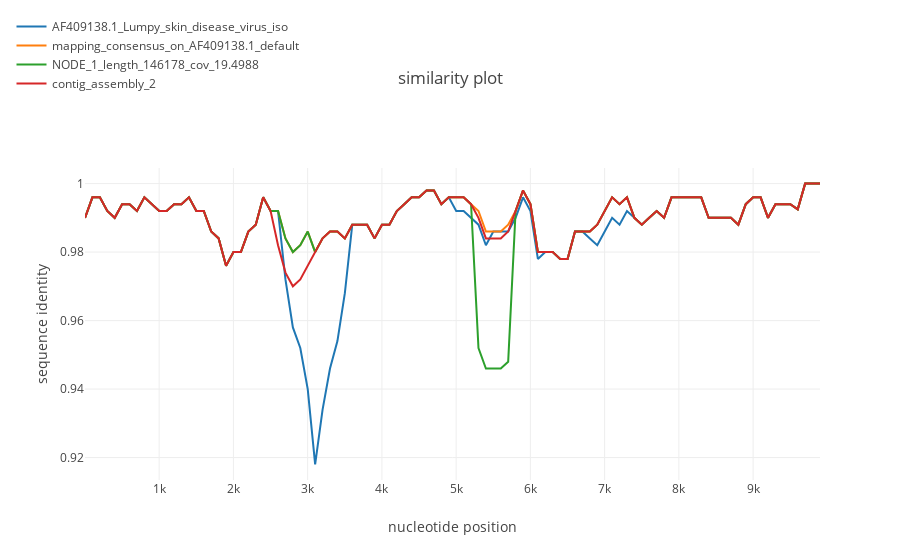

Notebook code cell kept with this figure:
### Code cell
data = simgen("../for_recan_lsdv.fasta", window=500, shift=100, pot_rec=2, region=(1,10000))
